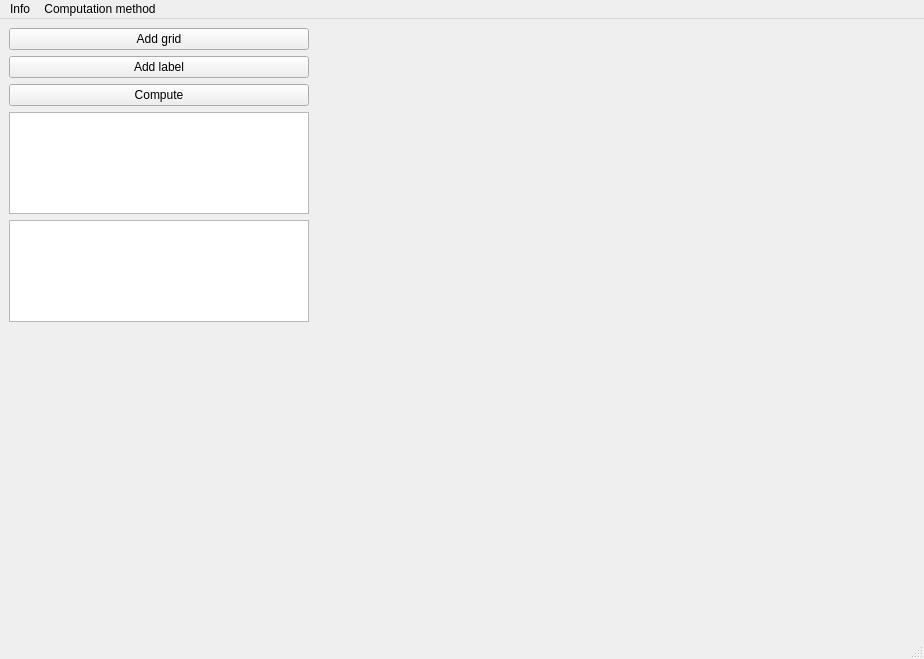
<?xml version="1.0" encoding="UTF-8"?>
<ui version="4.0">
 <class>MainWindow</class>
 <widget class="QMainWindow" name="MainWindow">
  <property name="geometry">
   <rect>
    <x>0</x>
    <y>0</y>
    <width>924</width>
    <height>657</height>
   </rect>
  </property>
  <property name="windowTitle">
   <string>MainWindow</string>
  </property>
  <widget class="QWidget" name="centralwidget">
   <property name="baseSize">
    <size>
     <width>0</width>
     <height>0</height>
    </size>
   </property>
   <layout class="QGridLayout" name="gridLayout">
    <item row="3" column="0">
     <widget class="Tree" name="_tree">
      <property name="maximumSize">
       <size>
        <width>300</width>
        <height>16777215</height>
       </size>
      </property>
      <property name="focusPolicy">
       <enum>Qt::NoFocus</enum>
      </property>
      <property name="contextMenuPolicy">
       <enum>Qt::ActionsContextMenu</enum>
      </property>
     </widget>
    </item>
    <item row="2" column="0">
     <widget class="ComputeBtn" name="_computeBtn">
      <property name="maximumSize">
       <size>
        <width>300</width>
        <height>16777215</height>
       </size>
      </property>
      <property name="focusPolicy">
       <enum>Qt::NoFocus</enum>
      </property>
      <property name="text">
       <string>Compute</string>
      </property>
     </widget>
    </item>
    <item row="0" column="0">
     <widget class="AddGridBtn" name="_addGridBtn">
      <property name="maximumSize">
       <size>
        <width>300</width>
        <height>16777215</height>
       </size>
      </property>
      <property name="focusPolicy">
       <enum>Qt::NoFocus</enum>
      </property>
      <property name="text">
       <string>Add grid</string>
      </property>
     </widget>
    </item>
    <item row="5" column="0">
     <widget class="MiniMap" name="_minimap">
      <property name="minimumSize">
       <size>
        <width>300</width>
        <height>300</height>
       </size>
      </property>
      <property name="maximumSize">
       <size>
        <width>300</width>
        <height>300</height>
       </size>
      </property>
      <property name="text">
       <string/>
      </property>
     </widget>
    </item>
    <item row="1" column="0">
     <widget class="AddLabelBtn" name="_addLabelBtn">
      <property name="maximumSize">
       <size>
        <width>300</width>
        <height>16777215</height>
       </size>
      </property>
      <property name="focusPolicy">
       <enum>Qt::NoFocus</enum>
      </property>
      <property name="text">
       <string>Add label</string>
      </property>
     </widget>
    </item>
    <item row="4" column="0">
     <widget class="QTableView" name="_properties">
      <property name="maximumSize">
       <size>
        <width>300</width>
        <height>16777215</height>
       </size>
      </property>
      <property name="focusPolicy">
       <enum>Qt::NoFocus</enum>
      </property>
     </widget>
    </item>
    <item row="0" column="1" rowspan="6">
     <widget class="FullImage" name="_image">
      <property name="minimumSize">
       <size>
        <width>600</width>
        <height>600</height>
       </size>
      </property>
      <property name="text">
       <string/>
      </property>
     </widget>
    </item>
   </layout>
  </widget>
  <widget class="QStatusBar" name="_statusBar"/>
  <widget class="QMenuBar" name="menuBar">
   <property name="geometry">
    <rect>
     <x>0</x>
     <y>0</y>
     <width>924</width>
     <height>21</height>
    </rect>
   </property>
   <widget class="QMenu" name="menuInfo">
    <property name="title">
     <string>Info</string>
    </property>
    <addaction name="_actionMade_by_TheCrazyT"/>
    <addaction name="_actionUrl"/>
    <addaction name="separator"/>
   </widget>
   <widget class="QMenu" name="menuComputation_method">
    <property name="title">
     <string>Computation method</string>
    </property>
    <addaction name="_actionDecisionTree"/>
    <addaction name="_actionNeuralNetwork"/>
   </widget>
   <addaction name="menuInfo"/>
   <addaction name="menuComputation_method"/>
  </widget>
  <action name="_actionGridAddRowTop">
   <property name="text">
    <string>Add row to top</string>
   </property>
   <property name="toolTip">
    <string>Add row to top</string>
   </property>
  </action>
  <action name="_actionSaveModel">
   <property name="text">
    <string>Save computation model</string>
   </property>
  </action>
  <action name="_actionLoadModel">
   <property name="text">
    <string>Load computation model</string>
   </property>
   <property name="toolTip">
    <string>Load computation model</string>
   </property>
  </action>
  <action name="_actionRemoveGrid">
   <property name="text">
    <string>Remove grid</string>
   </property>
   <property name="toolTip">
    <string>Remove grid</string>
   </property>
  </action>
  <action name="_actionRemoveLabel">
   <property name="text">
    <string>Remove label</string>
   </property>
   <property name="toolTip">
    <string>Remove label</string>
   </property>
  </action>
  <action name="_actionMade_by_TheCrazyT">
   <property name="text">
    <string>Made by TheCrazyT</string>
   </property>
  </action>
  <action name="_actionUrl">
   <property name="text">
    <string>https://github.com/TheCrazyT/SiliconAnalyser</string>
   </property>
  </action>
  <action name="_actionSaveAsCsv">
   <property name="text">
    <string>Save as csv</string>
   </property>
   <property name="toolTip">
    <string>Save as csv</string>
   </property>
  </action>
  <action name="_actionViewAsPixelimage">
   <property name="text">
    <string>View as pixelimage</string>
   </property>
  </action>
  <action name="_actionExportCellsToImages">
   <property name="text">
    <string>Export cells to images</string>
   </property>
  </action>
  <action name="_actionDecisionTree">
   <property name="checkable">
    <bool>true</bool>
   </property>
   <property name="checked">
    <bool>false</bool>
   </property>
   <property name="text">
    <string>Decision Tree</string>
   </property>
  </action>
  <action name="_actionNeuralNetwork">
   <property name="checkable">
    <bool>true</bool>
   </property>
   <property name="checked">
    <bool>true</bool>
   </property>
   <property name="text">
    <string>Neural network</string>
   </property>
  </action>
 </widget>
 <customwidgets>
  <customwidget>
   <class>ComputeBtn</class>
   <extends>QPushButton</extends>
   <header>silicon_analyser.helper.computebtn</header>
  </customwidget>
  <customwidget>
   <class>AddLabelBtn</class>
   <extends>QPushButton</extends>
   <header>silicon_analyser.helper.addlabelbtn</header>
  </customwidget>
  <customwidget>
   <class>AddGridBtn</class>
   <extends>QPushButton</extends>
   <header>silicon_analyser.helper.addgridbtn</header>
  </customwidget>
  <customwidget>
   <class>MiniMap</class>
   <extends>QLabel</extends>
   <header>silicon_analyser.helper.minimap</header>
  </customwidget>
  <customwidget>
   <class>FullImage</class>
   <extends>QLabel</extends>
   <header>silicon_analyser.helper.fullimage</header>
  </customwidget>
  <customwidget>
   <class>Tree</class>
   <extends>QTreeView</extends>
   <header>silicon_analyser.helper.tree</header>
  </customwidget>
 </customwidgets>
 <resources/>
 <connections/>
</ui>
